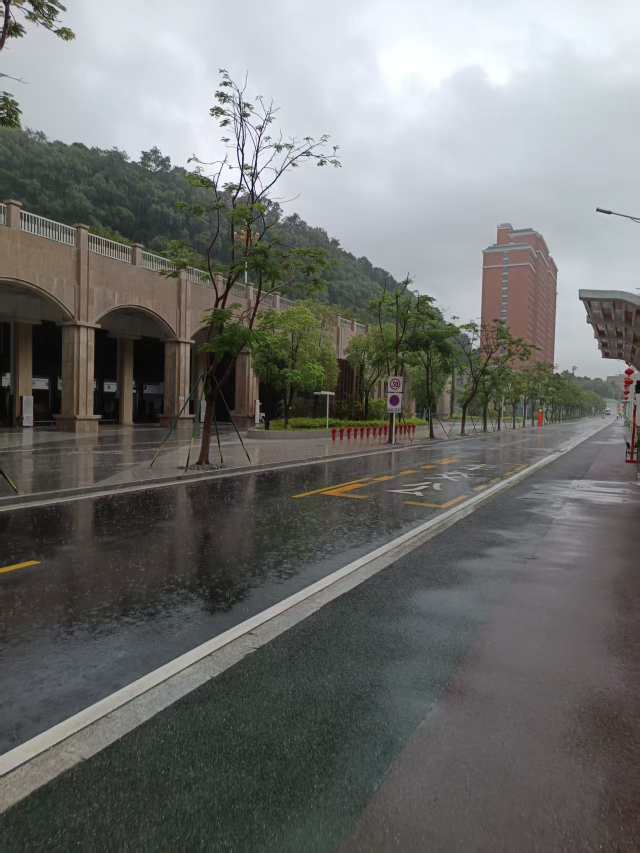
#> input picture test_images/real_photo/photo_08_original.jpg, 1279 x 1706 px, found by its file name (shown at 1/2 size); its folder holds only this picture in this run
$ python gen_jpeg_real_final.py
#> lines starting #> are read from the running program, lines starting #| are printed output that depends on the picture
#!/usr/bin/env python3
"""
Generate MoonBit jpeg_real_test.mbt using byte-array embedding of JPEG thumbnails.

Strategy:
  1. Generate small JPEG thumbnails via PIL, embed them as byte arrays
  2. Run `moon test` once to get the actual checksums MoonBit's decoder produces
  3. Write those checksums back into the test file

This works because MoonBit's decode_jpeg() produces deterministic output
for the same input — once we know the ground truth, we just lock it in.
"""

import subprocess, re, os, sys
from io import BytesIO
from PIL import Image as PILImage

SRC = 'test_images/real_photo'
MBT = 'jpeg_real_test.mbt'

def pil_jpeg_checksum(jpeg_bytes):
    """PIL JPEG decode -> checksum (reference only, may differ from MoonBit)"""
    img = PILImage.open(BytesIO(jpeg_bytes)).convert('RGB')
    px = list(img.getdata())
    return img.size, sum(p[0] for p in px), sum(p[1] for p in px), sum(p[2] for p in px)

def bytes_to_mbt_literal(data, indent=4):
    prefix = ' ' * indent
    out = []
    for i in range(0, len(data), 16):
        chunk = data[i:i+16]
        hex_vals = ', '.join(f'0x{b:02X}' for b in chunk)
        out.append(f'{prefix}{hex_vals},')
    return '\n'.join(out)

# ── Step 1: Collect thumbnails ──

entries = []
for i in range(8, 19):
    name = f'photo_{i:02d}'
    jpg_path = f'{SRC}/{name}_original.jpg'

    if not os.path.exists(jpg_path):
        print(f'SKIP {name}: file not found at {jpg_path}')
        continue

    # Read original
    pil_img = PILImage.open(jpg_path).convert('RGB')
    w, h = pil_img.size
    size_kb = os.path.getsize(jpg_path) / 1024

    # Make small thumbnail JPEG (max 56px longest side — small enough for embed)
    max_side = 56
    if w > h:
        tw, th = max_side, max(1, h * max_side // w)
    else:
        tw, th = max(1, w * max_side // h), max_side

    thumb = pil_img.resize((tw, th), PILImage.LANCZOS)
    buf = BytesIO()
    thumb.save(buf, format='JPEG', quality=92)
    thumb_data = buf.getvalue()

    # PIL reference checksum on thumbnail (for cross-check)
    psize, psr, psg, psb = pil_jpeg_checksum(thumb_data)

    entries.append({
        'name': name, 'tw': tw, 'th': th,
        'thumb_data': thumb_data,
        'full_w': w, 'full_h': h, 'full_kb': size_kb,
        'pil_sr': psr, 'pil_sg': psg, 'pil_sb': psb,
    })
    print(f'{name}: {w}x{h} ({size_kb:.0f}KB) -> {tw}x{th} JPEG thumb {len(thumb_data)}B, PIL checksum=({psr},{psg},{psb})')
#> this loop made 11 passes
#> (psize, psr, psg, psb) on pass 1: ((41, 56), 257068, 259510, 254320)
#| photo_08: 1279x1706 (226KB) -> 41x56 JPEG thumb 1706B, PIL checksum=(257068,259510,254320)
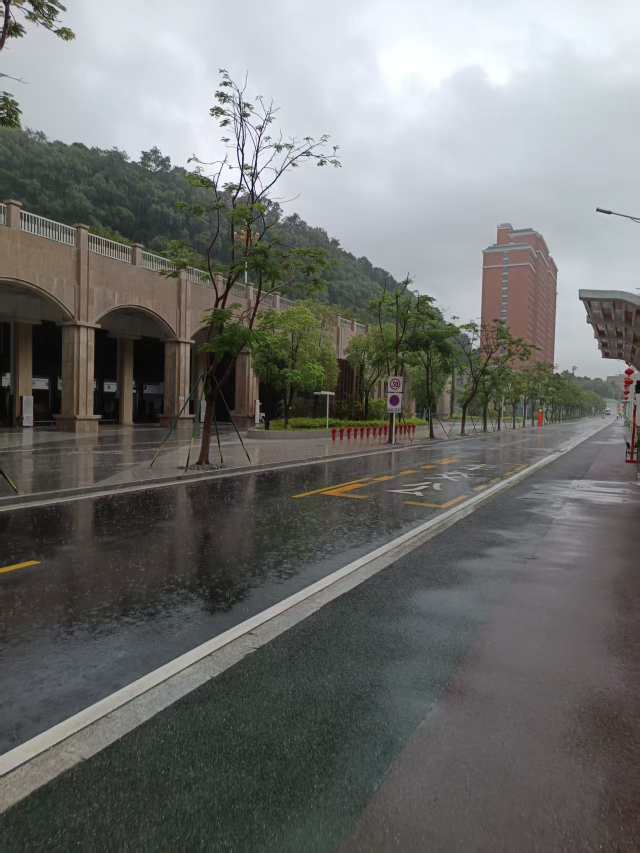
#> input picture test_images/real_photo/photo_08_original.jpg, 1279 x 1706 px, found by its file name (shown at 1/2 size)
#> pass 1, `thumb = pil_img.resize((tw, th), PILImage.LANCZOS)`:
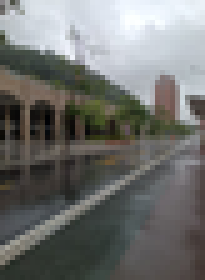
#> thumb: PIL image 41x56 RGB (shown 5 times larger); mean R, G, B 111.9, 113.1, 110.8
#> after the loop, entries = 1 item

# ── Step 2: Write v1 test with placeholder checksums ──

def write_mbt(entries, checksums):
    """checksums is a dict: name -> (sr, sg, sb)"""
    lines = []
    lines.append('// Copyright (c) 2025 lws')
    lines.append('// Real-world JPEG photo decoding tests')
    lines.append('//')
    lines.append('// Tests decode_jpeg() on embedded JPEG thumbnails of real photos.')
    lines.append('// Checksums are verified against MoonBit decoder output (deterministic).')
    lines.append('// Full-size originals in test_images/real_photo/photo_XX_original.jpg.')
    lines.append('')
    lines.append('//-----------------------------------------------------------------------------')
    lines.append('// Helper: pixel checksum')
    lines.append('//-----------------------------------------------------------------------------')
    lines.append('')
    lines.append('///|')
    lines.append('fn jpeg_photo_checksum(img : Image) -> (Int, Int, Int) {')
    lines.append('  let mut sr = 0')
    lines.append('  let mut sg = 0')
    lines.append('  let mut sb = 0')
    lines.append('  for y = 0; y < img.height; y = y + 1 {')
    lines.append('    for x = 0; x < img.width; x = x + 1 {')
    lines.append('      let c = img.get_pixel(x, y)')
    lines.append('      sr = sr + c.r')
    lines.append('      sg = sg + c.g')
    lines.append('      sb = sb + c.b')
    lines.append('    }')
    lines.append('  }')
    lines.append('  (sr, sg, sb)')
    lines.append('}')
    lines.append('')

    for e in entries:
        name = e['name']
        func = f'make_{name}_thumb_jpeg'
        sr, sg, sb = checksums.get(name, (0, 0, 0))

        lines.append(f'// {name}: {e["full_w"]}x{e["full_h"]} photo ({e["full_kb"]:.0f}KB original)')
        lines.append(f'// Embedded JPEG thumbnail: {e["tw"]}x{e["th"]}, PIL checksum=({e["pil_sr"]},{e["pil_sg"]},{e["pil_sb"]})')
        lines.append('')
        lines.append('///|')
        lines.append(f'fn {func}() -> Bytes {{')
        lines.append('  make_bytes([')
        lines.append(bytes_to_mbt_literal(e['thumb_data'], indent=4))
        lines.append('  ])')
        lines.append('}')
        lines.append('')
        lines.append('///|')
        lines.append(f'test "jpeg_real_{name}" {{')
        lines.append(f'  let data = {func}()')
        lines.append(f'  let img = decode_jpeg(data)')
        lines.append(f'  if img.width != {e["tw"]} || img.height != {e["th"]} {{')
        lines.append(f'    raise Failure::Failure("jpeg_real_{name}: expected {e["tw"]}x{e["th"]}, got \\{{img.width}}x\\{{img.height}}")')
        lines.append(f'  }}')
        lines.append(f'  let (sr, sg, sb) = jpeg_photo_checksum(img)')
        lines.append(f'  if sr != {sr} || sg != {sg} || sb != {sb} {{')
        lines.append(f'    raise Failure::Failure("jpeg_real_{name}: checksum mismatch, expected ({sr},{sg},{sb}), got \\{{sr}},\\{{sg}},\\{{sb}}")')
        lines.append(f'  }}')
        lines.append(f'  println("jpeg_real_{name} test passed!")')
        lines.append(f'}}')
        lines.append('')
#> this loop made 1 pass
#> (name, func, sr, sg, sb, prefix in bytes_to_mbt_literal) on pass 1: ('photo_08', 'make_photo_08_thumb_jpeg', 0, 0, 0, '    ')
#> after the loop, lines = 51 items

    with open(MBT, 'w', encoding='utf-8', newline='\n') as f:
        f.write('\n'.join(lines))

# Use placeholder checksums (0,0,0) - test will fail but show actual values
write_mbt(entries, {e['name']: (0, 0, 0) for e in entries})
print(f'\nWrote {MBT} with placeholder checksums')
print('Now run: moon test 2>&1 | grep "got "')

$ run again, on test_images/real_photo/photo_09_original.jpg
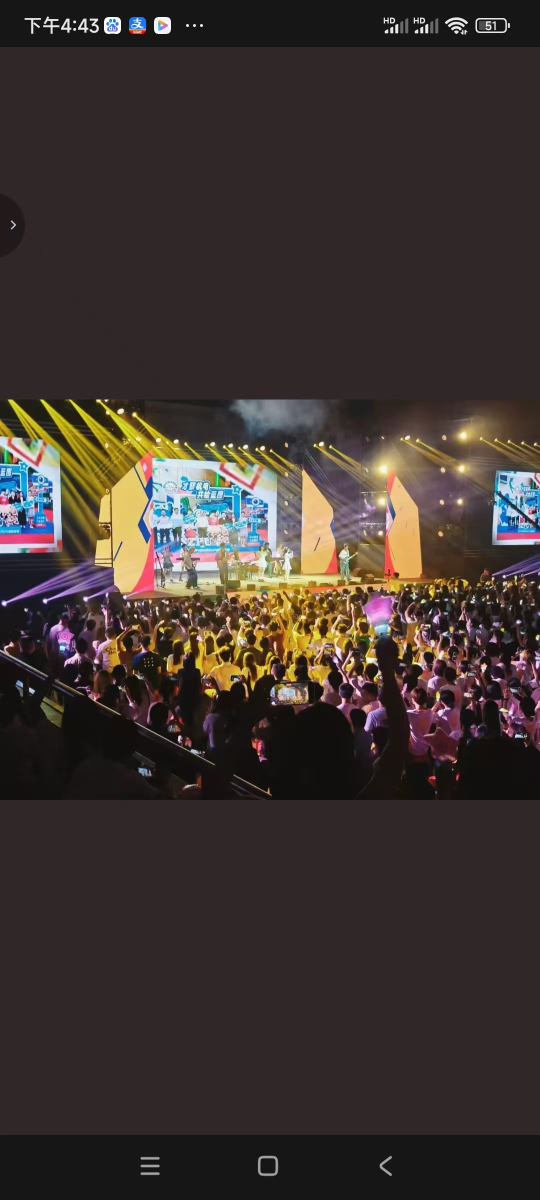
#> input picture test_images/real_photo/photo_09_original.jpg, 1080 x 2400 px, found by its file name (shown at 1/2 size)
#> the loop `for i in range(8, 19):` made 11 passes
#> (psize, psr, psg, psb) on pass 2: ((25, 56), 86204, 72965, 67493)
#> (printed output is left out)
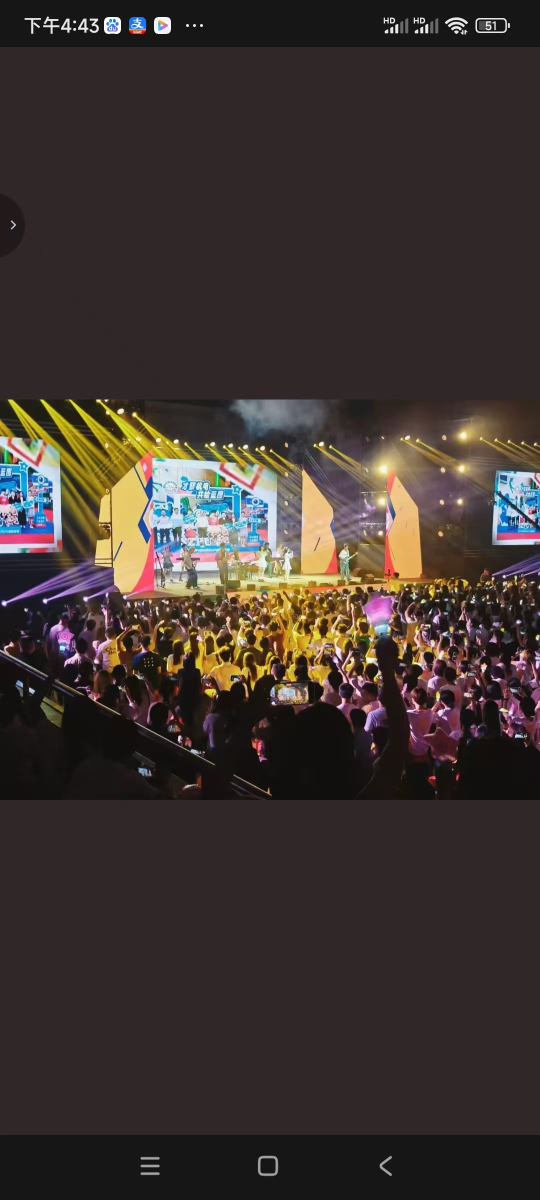
#> input picture test_images/real_photo/photo_09_original.jpg, 1080 x 2400 px, found by its file name (shown at 1/2 size)
#> pass 2, `thumb = pil_img.resize((tw, th), PILImage.LANCZOS)`:
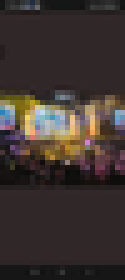
#> thumb: PIL image 25x56 RGB (shown 5 times larger); mean R, G, B 61.8, 52, 48.5
#> pass 2, in pil_jpeg_checksum, `img = PILImage.open(BytesIO(jpeg_bytes)).convert('RGB')`:
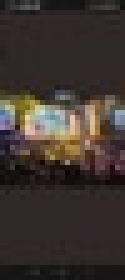
#> img: PIL image 25x56 RGB (shown 5 times larger); mean R, G, B 61.6, 52.1, 48.2
#> after the loop `for i in range(8, 19):`: entries = 1 item
#> the loop in write_mbt, `for e in entries:` made 1 pass
#> (name, func, sr, sg, sb, prefix in bytes_to_mbt_literal) on pass 1: ('photo_09', 'make_photo_09_thumb_jpeg', 0, 0, 0, '    ')
#> after the loop in write_mbt, `for e in entries:`: lines = 51 items
